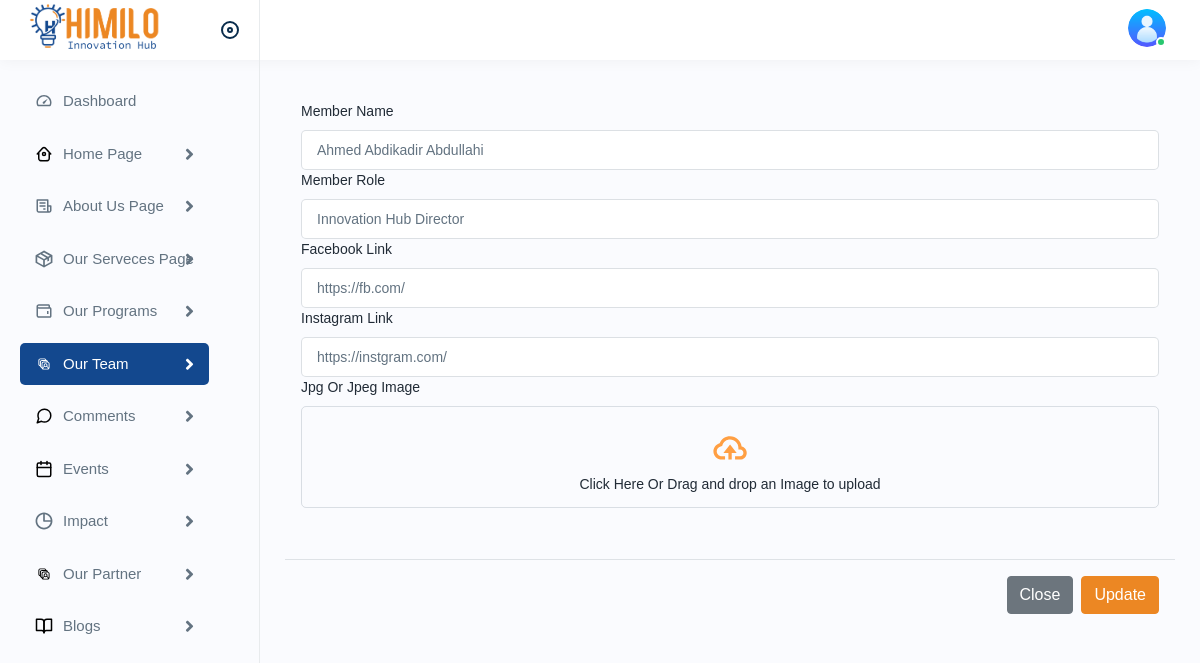
/admin/update_team.php?team_id=3 (signed in), run on the app's committed database.
### tables this page shows
CREATE TABLE `users` (
  `id` int(11) NOT NULL,
  `user_name` varchar(255) NOT NULL,
  `f_name` varchar(255) NOT NULL,
  `l_name` varchar(255) NOT NULL,
  `image` longtext NOT NULL,
  `email` varchar(255) NOT NULL,
  `phone` varchar(255) NOT NULL,
  `my_password` varchar(255) NOT NULL,
  `create_date` timestamp NOT NULL DEFAULT current_timestamp() ON UPDATE current_timestamp()
);

CREATE TABLE `our_team` (
  `id` int(11) NOT NULL,
  `name` varchar(255) NOT NULL,
  `role` varchar(255) NOT NULL,
  `image` longtext NOT NULL,
  `link_1` text NOT NULL,
  `link_2` text NOT NULL,
  `create_date` timestamp NOT NULL DEFAULT current_timestamp() ON UPDATE current_timestamp()
);

### admin/update_team.php (the view, shortened to what this page needs)
<?php
include "conn.php";
?>
<!DOCTYPE html>
<html lang="en">
<head>
<link href="https://cdn.jsdelivr.net/npm/bootstrap@5.1.3/dist/css/bootstrap.min.css" rel="stylesheet">
<link rel="stylesheet" href="assets/css/bootstrap.min.css">
<link rel="stylesheet" href="assets/css/animate.css">
<link rel="stylesheet" href="assets/css/dataTables.bootstrap4.min.css">
<link rel="stylesheet" href="assets/plugins/fontawesome/css/fontawesome.min.css">
<link rel="stylesheet" href="assets/plugins/fontawesome/css/all.min.css">
<link rel="stylesheet" href="assets/css/style.css">
<link rel="stylesheet" href="https://cdn.jsdelivr.net/npm/alertifyjs/build/css/alertify.min.css" />
<link rel="stylesheet" href="https://cdn.jsdelivr.net/npm/alertifyjs/build/css/themes/default.min.css" />
</head>
<body>
<div class="main-wrapper">
<div class="sidebar" id="sidebar">
<div class="sidebar-inner slimscroll">
<div id="sidebar-menu" class="sidebar-menu">
<ul>
<li class="">
<a href="index.php"><img src="assets/img/icons/dashboard.svg" alt="img"><span> Dashboard</span> </a>
</li>
<li class="submenu ">
<a  href="javascript:void(0);"><img src="assets/img/icons/house.svg" alt="img"><span> Home Page</span> <span class="menu-arrow"></span></a>
</li>
<li class="submenu">
<a  href="javascript:void(0);"><img src="assets/img/icons/purchase1.svg" alt="img"><span> About Us Page</span> <span class="menu-arrow"></span></a>
</li>
<li class="submenu">
<a  href="javascript:void(0);"><img src="assets/img/icons/product.svg" alt="img"><span> Our Serveces Page</span> <span class="menu-arrow"></span></a>
</li>
<li class="submenu">
<a href="our_prog.php"><img src="assets/img/icons/expense1.svg" alt="img"><span> Our Programs</span> <span class="menu-arrow"></span></a>
</li>
<li class="submenu">
<a  class="active" href="javascript:void(0);"><img src="assets/img/icons/users.svg" alt="img"><span> Our Team</span> <span class="menu-arrow"></span></a>
</li>
<li class="submenu">
<a href="javascript:void(0);"><img src="assets/img/icons/coment.svg" alt="img"><span> Comments</span> <span class="menu-arrow"></span></a>
</li>
<li class="submenu">
<a href="javascript:void(0);"><img src="assets/img/icons/calendar.svg" alt="img"><span> Events</span> <span class="menu-arrow"></span></a>
</li>
<li class="submenu">
<a href="javascript:void(0);"><img src="assets/img/icons/time.svg" alt="img"><span>Impact</span> <span class="menu-arrow"></span></a>
</li>
<li class="submenu">
<a href="javascript:void(0);"><img src="assets/img/icons/users.svg" alt="img"><span>Our Partner</span> <span class="menu-arrow"></span></a>
</li>
<li class="submenu">
<a href="javascript:void(0);"><img src="assets/img/icons/book-open.svg" alt="img"><span>Blogs</span> <span class="menu-arrow"></span></a>
</li>
</ul>
</div>
</div>
</div>
<?php
include "header.php";
?>
<div class="page-wrapper">
<div class="content">
<div class="modal-body">
    <?php
    $team_id=$_GET['team_id'];
$select_team=mysqli_query($conn,"SELECT * FROM our_team WHERE id='$team_id'");
if(mysqli_num_rows($select_team)>0)
{
    while($team_row=mysqli_fetch_assoc($select_team))
    {
        $name=$team_row['name'];
$role=$team_row['role'];
$link_1=$team_row['link_1'];
$link_2=$team_row['link_2'];
?>
        <form class="form-group" action="team_update.php"  method="post" enctype="multipart/form-data">
        <label for="Main_Topic">Member Name</label>
          <input value="<?php  echo $name; ?>" class="from-control" name="name"  type="text">
          <label for="Main_Topic">Member Role</label>
          <input value="<?php  echo $role; ?>" class="from-control" name="role"  type="text">
          <label for="Main_Topic">Facebook Link</label>
          <input value="<?php  echo $link_1; ?>" class="from-control" name="link_1"  type="text">
          <label for="Main_Topic">Instagram Link</label>
          <input value="<?php  echo $link_2; ?>" class="from-control" name="link_2"  type="text">
           <div class="col-lg-12">
            <div class="form-group">
              <label>Jpg Or Jpeg Image</label>
              <div class="image-upload">
                <div class="image-uploads">
                  <img src="assets/img/icons/upload.svg" alt="img">
                  <h4 id="fileUploadText">Click Here Or Drag and drop an Image to upload</h4>
                </div>
              </div>
            </div>
          </div>
      </div>
      <div class="modal-footer">
        <a  class="btn btn-secondary" href="our_team.php" >Close</a>
        <button  name="submit" type="submit" class="btn btn-primary">Update</button>
      </div>
      <?php
          }
        }
      ?>
</div></div></div>
</body>
</html>

### admin/header.php (shortened to what this page needs)
<div class="header">
<div class="header-left active">
<a href="#" class="logo">
<img src="assets/img/logo.png" alt="">
</a>
<a id="toggle_btn" href="javascript:void(0);">
</a>
</div>
<ul class="nav user-menu timka">
<li class="nav-item nav-target-me">
</li>
  <?php
$read=mysqli_query($conn,"SELECT * FROM users WHERE id='$_SESSION[user_id]'");
if($rowka=mysqli_num_rows($read)>0){
    while($rowka=mysqli_fetch_assoc($read)){
$img=$rowka['image'];
?>
<li class="nav-item dropdown has-arrow main-drop">
<a href="javascript:void(0);" class="dropdown-toggle nav-link userset" data-bs-toggle="dropdown">
<span class="user-img"><img src="<?php  echo $img ;  ?>" alt="">
<span class="status online"></span></span>
</a>
<?php
   }}
?>
</li>
</ul>
</div>

### admin/header.php (style rules this page uses)
.datetime-info, .nav-target-me { display: flex !important; color: #ec8723; font-weight: bold; justify-content: space-between; margin-top: 10px; margin-right: 30px; }

### data on the page
users: image (placeholder picture)
our_team: name "Ahmed Abdikadir Abdullahi", role "Innovation Hub Director", link_1 "https://fb.com/", link_2 "https://instgram.com/"
